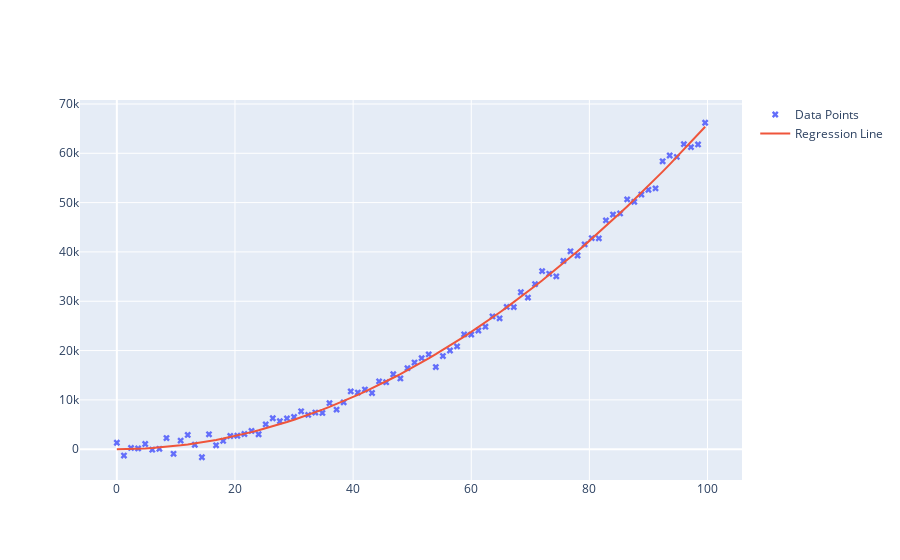

The notebook cell saved with this chart:
### Code cell
y_range = function(input= x_value, theta= theta_train)

# Create a new Plotly figure to visualize the data points and the regression line
fig = go.Figure()

# Add a scatter plot for the original data points from the CSV file
fig.add_trace(
    go.Scatter(
        x=x_value[:, 1],  # X values from the 'x' column
        y=y_value.reshape(-1,),  # Y values from the 'y' column
        mode='markers',  # Plot style as markers (points)
        marker=dict(symbol='x'),  # Marker style
        name='Data Points'  # Name for the legend
    )
)

fig.add_trace(
    go.Scatter(
        x=x_value[:, 1],  # X values for the regression line
        y=y_range.reshape(-1,),  # Y values for the regression line
        mode='lines',  # Plot style as a line
        name='Regression Line'  # Name for the legend
    )
)
